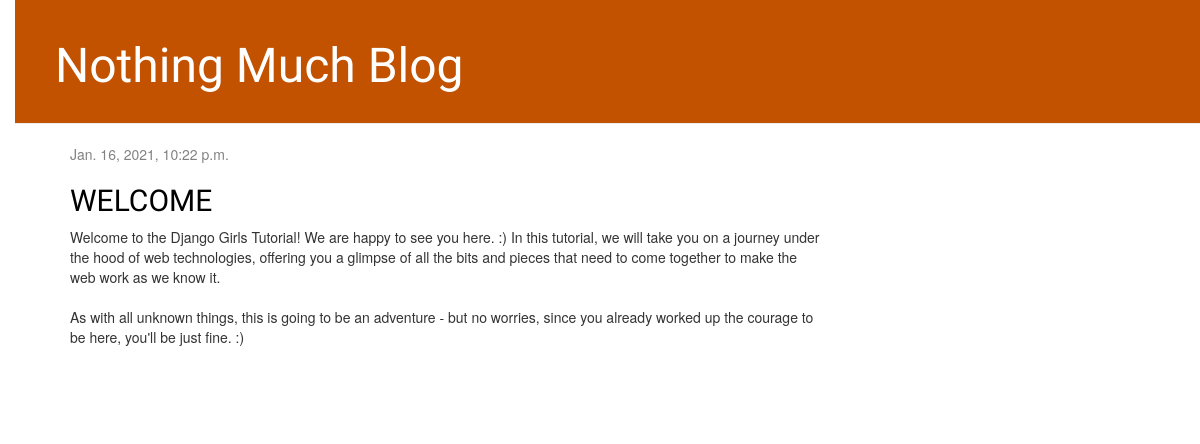
The app's page /, older data.
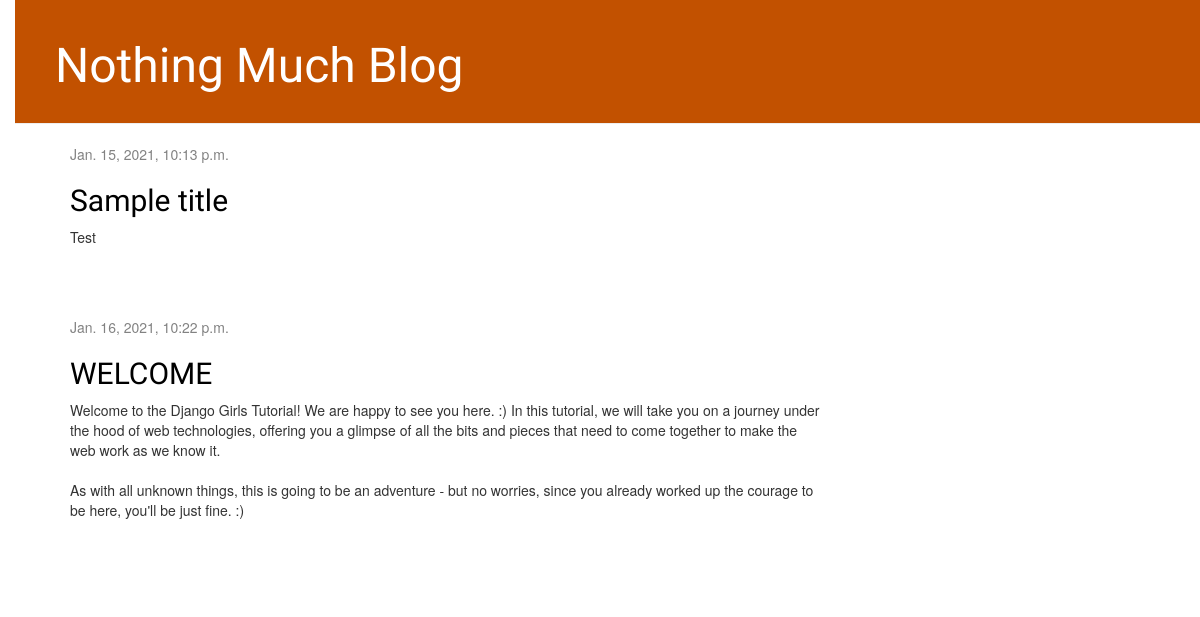
The same page, newer data.
### blog/models.py (models this page shows, shortened)
class Post(models.Model):
    author = models.ForeignKey(settings.AUTH_USER_MODEL, on_delete=models.CASCADE)
    title = models.CharField(max_length=200)
    text = models.TextField()
    created_date = models.DateTimeField(default=timezone.now)
    published_date = models.DateTimeField(blank=True, null=True)

### blog/views.py (the view)
# urls.py: path('', views.post_list, name='post_list'),
def post_list(request):
    posts = Post.objects.filter(published_date__lte=timezone.now()).order_by('published_date')
    return render(request, 'blog/post_list.html', {'posts': posts})

### blog/templates/blog/post_list.html
{% extends 'blog/base.html' %}
{% block content %}
    {% for post in posts %}
        <div class="post">
            <div class="date">
                {{ post.published_date }}
            </div>
            <h2><a href="{% url 'post_detail' pk=post.pk %}">{{ post.title }}</a></h2>
            <p>{{ post.text|linebreaksbr }}</p>
        </div>
    {% endfor %}
{% endblock %}

Row changes from the older to the newer data that the page shows:
added Post: published_date "Jan. 15, 2021, 10:13 p.m.", title "Sample title", text "Test"
